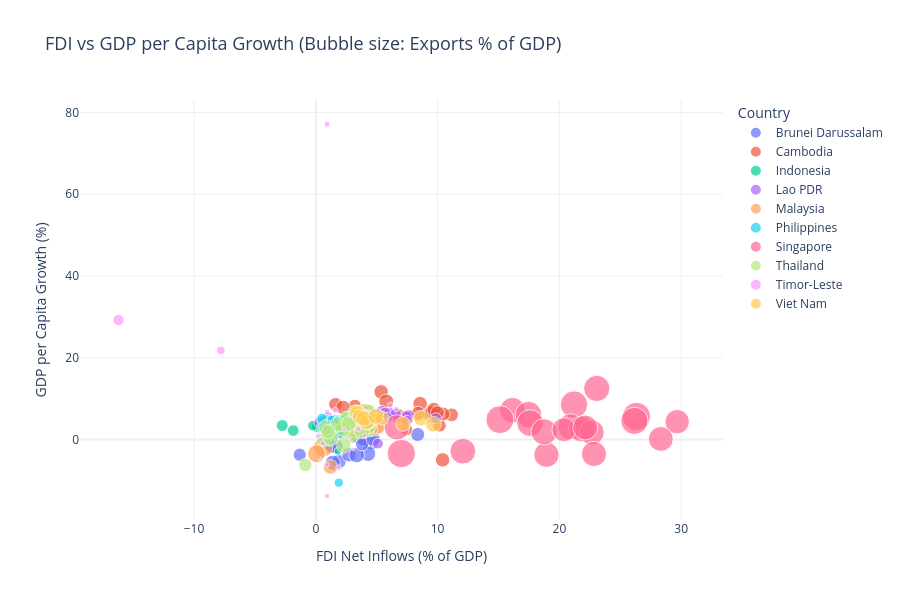
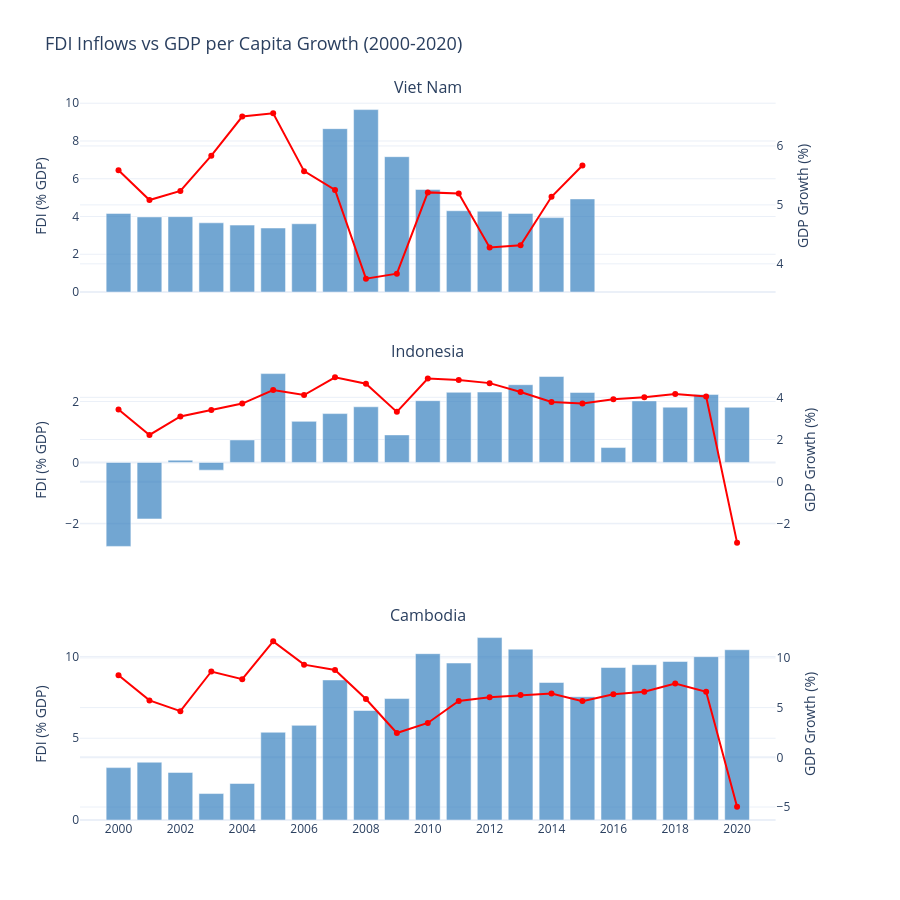

Write notebook code for charts like these, in order.
### Markdown cell above
- **Data field:**
  - `Foreign direct investment, net inflows (% of GDP)`: Represents the amount of foreign capital flowing into the country, a major driver of industrialization and infrastructure development.
  - `GDP per capita growth (annual %)`: Measures the annual economic expansion relative to the population, indicating periods of rapid growth or recession.
  - `Exports of goods and services (% of GDP)`: Reflects the integration of the economy into the global supply chain, often fueled by FDI.

- **Chart type:**
  - **Scatter plot (Bubble Chart)**: To visualize the correlation between FDI inflows and GDP per capita growth across all ASEAN countries. The bubble size represents the export-to-GDP ratio to reveal the triad relationship.
  - **Dual-axis subplots**: For representative countries (Vietnam, Indonesia, Cambodia) to observe the time-series trend of FDI (bar) alongside economic growth (line) on the same timeline.

- **Expected insight:** Industrializing countries might show periods where increased FDI corresponds with higher per capita growth. The effect of FDI might be clearer when accompanied by export expansion. The relationship is not perfectly linear, meaning there are periods of high FDI without correspondingly high growth.

### Code cell
# CHART 1: BUBBLE SCATTER PLOT

# Drop missing values to avoid Plotly errors on 'size'
df_scatter = df.dropna(subset=[
    'Foreign direct investment, net inflows (% of GDP)', 
    'GDP per capita growth (annual %)', 
    'Exports of goods and services (% of GDP)'
])

fig_scatter = px.scatter(
    df_scatter, 
    x="Foreign direct investment, net inflows (% of GDP)", 
    y="GDP per capita growth (annual %)", 
    color="Country Name",
    size="Exports of goods and services (% of GDP)",
    hover_name="Year",
    title="FDI vs GDP per Capita Growth (Bubble size: Exports % of GDP)",
    labels={
        "Foreign direct investment, net inflows (% of GDP)": "FDI Net Inflows (% of GDP)",
        "GDP per capita growth (annual %)": "GDP per Capita Growth (%)",
    },
    template="plotly_white"
)
fig_scatter.update_layout(height=600, title_font_size=18, legend_title="Country")
fig_scatter.show()


# CHART 2: DUAL-AXIS SUBPLOTS FOR VN, ID, KH
countries_to_plot = ["Viet Nam", "Indonesia", "Cambodia"]

# Create a 3-row subplot grid, each with a secondary Y-axis
fig_dual = make_subplots(
    rows=3, cols=1, 
    shared_xaxes=True, 
    vertical_spacing=0.1,
    subplot_titles=("Viet Nam", "Indonesia", "Cambodia"),
    specs=[[{"secondary_y": True}], [{"secondary_y": True}], [{"secondary_y": True}]]
)

for i, country in enumerate(countries_to_plot):
    row = i + 1
    df_country = df[df["Country Name"] == country].sort_values("Year")
    
    # Bar chart for FDI on the Primary Y-axis (Left)
    fig_dual.add_trace(
        go.Bar(
            x=df_country["Year"], 
            y=df_country["Foreign direct investment, net inflows (% of GDP)"],
            name=f"FDI (% GDP)",
            marker_color='rgba(55, 128, 191, 0.7)' # Blue-ish bars
        ),
        row=row, col=1, secondary_y=False
    )
    
    # Line chart for GDP Growth on the Secondary Y-axis (Right)
    fig_dual.add_trace(
        go.Scatter(
            x=df_country["Year"], 
            y=df_country["GDP per capita growth (annual %)"],
            name=f"GDP Growth (%)",
            mode='lines+markers',
            marker_color='red' # Red line
        ),
        row=row, col=1, secondary_y=True
    )

# Formatting the layout and axes
fig_dual.update_layout(
    height=900, 
    title_text="FDI Inflows vs GDP per Capita Growth (2000-2020)",
    title_font_size=18,
    showlegend=False, # Hide legend to keep the chart clean, colors are self-explanatory
    template="plotly_white"
)

# Update axis titles for all 3 rows
for i in range(1, 4):
    fig_dual.update_yaxes(title_text="FDI (% GDP)", row=i, col=1, secondary_y=False)
    fig_dual.update_yaxes(title_text="GDP Growth (%)", row=i, col=1, secondary_y=True)
    # Ensure the X-axis shows years properly without decimals (e.g., 2010.5)
    fig_dual.update_xaxes(dtick=2, row=i, col=1)

fig_dual.show()

### Figure 1 — Plotly figure (JSON) as saved in the notebook; plotly's stock layout.template omitted (floating-point values rounded to 4 significant figures)
{"data": [{"hovertemplate": "<b>%{hovertext}</b><br><br>Country Name=Brunei Darussalam<br>FDI Net Inflows (% of GDP)=%{x}<br>GDP per Capita Growth (%)=%{y}<br>Exports of goods and services (% of GDP)=%{marker.size}<extra></extra>", "hovertext": [2000.0, 2001.0, 2002.0, 2003.0, 2004.0, 2005.0, 2006.0, 2007.0, 2008.0, 2009.0, 2010.0, 2011.0, 2012.0, 2013.0, 2014.0, 2015.0, 2016.0, 2017.0, 2018.0, 2019.0, 2020.0], "legendgroup": "Brunei Darussalam", "marker": {"color": "#636efa", "size": [56.97, 57.93, 56.66, 58.42, 57.77, 58.57, 60.16, 56.96, 65.94, 59.7, 67.41, 69.51, 70.16, 68.04, 68.18, 52.21, 49.58, 49.57, 51.93, 57.95, 57.36], "sizemode": "area", "sizeref": 0.5725, "symbol": "circle"}, "mode": "markers", "name": "Brunei Darussalam", "orientation": "v", "showlegend": true, "type": "scatter", "x": [8.364, 0.9956, 3.627, 1.727, 1.313, 1.66, 0.6947, 1.918, 1.395, 2.733, 3.507, 3.731, 4.541, 4.287, 3.357, 1.325, -1.321, 3.858, 3.805, 2.771, 4.711], "xaxis": "x", "y": [1.252, -0.6406, 1.897, 1.63, -1.675, -1.677, 2.458, -5.375, -5.661, -3.725, 0.8087, 1.911, -0.6216, -3.468, -3.806, -1.681, -3.699, 0.1093, -1.099, 2.726, 0.06574], "yaxis": "y"}, {"hovertemplate": "<b>%{hovertext}</b><br><br>Country Name=Cambodia<br>FDI Net Inflows (% of GDP)=%{x}<br>GDP per Capita Growth (%)=%{y}<br>Exports of goods and services (% of GDP)=%{marker.size}<extra></extra>", "hovertext": [2000.0, 2001.0, 2002.0, 2003.0, 2004.0, 2005.0, 2006.0, 2007.0, 2008.0, 2009.0, 2010.0, 2011.0, 2012.0, 2013.0, 2014.0, 2015.0, 2016.0, 2017.0, 2018.0, 2019.0, 2020.0], "legendgroup": "Cambodia", "marker": {"color": "#EF553B", "size": [49.3, 51.18, 54.19, 54.23, 60.82, 61.04, 64.67, 61.14, 61.78, 46.21, 50.23, 49.92, 53.29, 56.62, 56.63, 55.98, 56.43, 56.3, 55.47, 55.45, 59.92], "sizemode": "area", "sizeref": 0.5725, "symbol": "circle"}, "mode": "markers", "name": "Cambodia", "orientation": "v", "showlegend": true, "type": "scatter", "x": [3.203, 3.533, 2.909, 1.617, 2.234, 5.366, 5.787, 8.563, 6.696, 7.425, 10.17, 9.598, 11.15, 10.44, 8.409, 7.54, 9.323, 9.498, 9.692, 9.985, 10.41], "xaxis": "x", "y": [8.258, 5.726, 4.639, 8.63, 7.856, 11.66, 9.318, 8.781, 5.857, 2.447, 3.454, 5.67, 6.048, 6.257, 6.411, 5.653, 6.343, 6.592, 7.432, 6.583, -4.964], "yaxis": "y"}, {"hovertemplate": "<b>%{hovertext}</b><br><br>Country Name=Indonesia<br>FDI Net Inflows (% of GDP)=%{x}<br>GDP per Capita Growth (%)=%{y}<br>Exports of goods and services (% of GDP)=%{marker.size}<extra></extra>", "hovertext": [2000.0, 2001.0, 2002.0, 2003.0, 2004.0, 2005.0, 2006.0, 2007.0, 2008.0, 2009.0, 2010.0, 2011.0, 2012.0, 2013.0, 2014.0, 2015.0, 2016.0, 2017.0, 2018.0, 2019.0, 2020.0], "legendgroup": "Indonesia", "marker": {"color": "#00cc96", "size": [40.98, 39.03, 32.69, 30.48, 32.22, 34.07, 31.03, 29.44, 29.81, 24.16, 24.3, 26.33, 24.59, 23.92, 23.67, 21.16, 19.09, 20.18, 21.0, 18.59, 17.33], "sizemode": "area", "sizeref": 0.5725, "symbol": "circle"}, "mode": "markers", "name": "Indonesia", "orientation": "v", "showlegend": true, "type": "scatter", "x": [-2.757, -1.856, 0.07415, -0.2543, 0.7382, 2.916, 1.348, 1.603, 1.826, 0.9039, 2.025, 2.303, 2.31, 2.551, 2.82, 2.298, 0.4874, 2.019, 1.814, 2.233, 1.811], "xaxis": "x", "y": [3.428, 2.215, 3.092, 3.402, 3.704, 4.344, 4.112, 4.95, 4.647, 3.312, 4.893, 4.823, 4.675, 4.256, 3.78, 3.706, 3.911, 4.001, 4.159, 4.041, -2.894], "yaxis": "y"}, {"hovertemplate": "<b>%{hovertext}</b><br><br>Country Name=Lao PDR<br>FDI Net Inflows (% of GDP)=%{x}<br>GDP per Capita Growth (%)=%{y}<br>Exports of goods and services (% of GDP)=%{marker.size}<extra></extra>", "hovertext": [2000.0, 2001.0, 2002.0, 2003.0, 2004.0, 2005.0, 2006.0, 2007.0, 2008.0, 2009.0, 2010.0, 2011.0, 2012.0, 2013.0, 2014.0, 2015.0, 2016.0, 2017.0, 2018.0, 2019.0, 2020.0], "legendgroup": "Lao PDR", "marker": {"color": "#ab63fa", "size": [30.66, 27.87, 28.75, 23.5, 24.91, 28.96, 38.16, 33.61, 33.15, 30.08, 35.38, 40.34, 37.88, 38.17, 40.75, 33.95, 33.21, 33.21, 33.21, 33.21, 33.21], "sizemode": "area", "sizeref": 0.5725, "symbol": "circle"}, "mode": "markers", "name": "Lao PDR", "orientation": "v", "showlegend": true, "type": "scatter", "x": [1.958, 1.352, 0.2532, 0.963, 0.7149, 1.013, 5.421, 7.661, 4.182, 5.459, 3.909, 3.437, 6.061, 5.686, 6.534, 7.471, 5.878, 9.878, 7.486, 4.031, 5.098], "xaxis": "x", "y": [4.037, 4.022, 4.231, 4.446, 4.818, 5.504, 6.913, 5.944, 6.199, 5.906, 6.941, 6.485, 6.495, 6.516, 6.138, 5.717, 5.363, 5.227, 4.61, 3.861, -0.9867], "yaxis": "y"}, {"hovertemplate": "<b>%{hovertext}</b><br><br>Country Name=Malaysia<br>FDI Net Inflows (% of GDP)=%{x}<br>GDP per Capita Growth (%)=%{y}<br>Exports of goods and services (% of GDP)=%{marker.size}<extra></extra>", "hovertext": [2000.0, 2001.0, 2002.0, 2003.0, 2004.0, 2005.0, 2006.0, 2007.0, 2008.0, 2009.0, 2010.0, 2011.0, 2012.0, 2013.0, 2014.0, 2015.0, 2016.0, 2017.0, 2018.0, 2019.0, 2020.0], "legendgroup": "Malaysia", "marker": {"color": "#FFA15A", "size": [119.8, 110.4, 108.3, 106.9, 115.4, 112.9, 112.2, 106.2, 99.5, 91.42, 86.93, 85.26, 79.3, 75.63, 73.79, 69.45, 66.78, 70.01, 68.55, 65.28, 61.58], "sizemode": "area", "sizeref": 0.5725, "symbol": "circle"}, "mode": "markers", "name": "Malaysia", "orientation": "v", "showlegend": true, "type": "scatter", "x": [4.038, 0.597, 3.166, 2.921, 3.508, 2.734, 4.727, 4.687, 3.281, 0.05669, 4.269, 5.074, 2.829, 3.494, 3.141, 3.271, 4.471, 2.936, 2.315, 2.507, 1.203], "xaxis": "x", "y": [6.336, -1.869, 2.873, 3.315, 4.343, 2.97, 3.259, 4.013, 2.658, -3.456, 5.434, 3.466, 3.693, 2.919, 4.204, 3.286, 2.62, 3.962, 3.074, 2.76, -6.709], "yaxis": "y"}, {"hovertemplate": "<b>%{hovertext}</b><br><br>Country Name=Philippines<br>FDI Net Inflows (% of GDP)=%{x}<br>GDP per Capita Growth (%)=%{y}<br>Exports of goods and services (% of GDP)=%{marker.size}<extra></extra>", "hovertext": [2000.0, 2001.0, 2002.0, 2003.0, 2004.0, 2005.0, 2006.0, 2007.0, 2008.0, 2009.0, 2010.0, 2011.0, 2012.0, 2013.0, 2014.0, 2015.0, 2016.0, 2017.0, 2018.0, 2019.0, 2020.0], "legendgroup": "Philippines", "marker": {"color": "#19d3f3", "size": [43.34, 41.16, 40.01, 42.31, 41.83, 41.23, 41.25, 38.01, 33.36, 30.22, 32.87, 29.11, 27.47, 26.18, 27.35, 27.21, 26.67, 29.55, 30.21, 28.38, 25.2], "sizemode": "area", "sizeref": 0.5725, "symbol": "circle"}, "mode": "markers", "name": "Philippines", "orientation": "v", "showlegend": true, "type": "scatter", "x": [1.777, 0.963, 2.098, 0.5653, 0.6231, 1.549, 2.121, 1.871, 0.7378, 1.173, 0.5137, 0.857, 1.228, 1.316, 1.929, 1.84, 2.599, 3.122, 2.868, 2.301, 1.886], "xaxis": "x", "y": [1.928, 0.8008, 1.634, 3.024, 4.518, 3.009, 3.56, 4.688, 2.517, -0.363, 5.159, 1.838, 4.841, 4.763, 4.615, 4.787, 5.721, 5.562, 5.034, 4.836, -10.55], "yaxis": "y"}, {"hovertemplate": "<b>%{hovertext}</b><br><br>Country Name=Singapore<br>FDI Net Inflows (% of GDP)=%{x}<br>GDP per Capita Growth (%)=%{y}<br>Exports of goods and services (% of GDP)=%{marker.size}<extra></extra>", "hovertext": [2000.0, 2001.0, 2002.0, 2003.0, 2004.0, 2005.0, 2006.0, 2007.0, 2008.0, 2009.0, 2010.0, 2011.0, 2012.0, 2013.0, 2014.0, 2015.0, 2016.0, 2017.0, 2018.0, 2019.0, 2020.0], "legendgroup": "Singapore", "marker": {"color": "#FF6692", "size": [188.4, 182.9, 184.1, 202.6, 214.0, 225.2, 228.0, 212.8, 229.0, 190.8, 198.0, 203.3, 196.7, 195.1, 192.0, 178.4, 164.6, 171.7, 178.2, 176.9, 181.8], "sizemode": "area", "sizeref": 0.5725, "symbol": "circle"}, "mode": "markers", "name": "Singapore", "orientation": "v", "showlegend": true, "type": "scatter", "x": [16.15, 18.94, 6.654, 17.46, 21.2, 15.11, 26.33, 26.16, 7.023, 12.07, 23.07, 17.6, 18.74, 20.93, 21.82, 22.65, 20.38, 29.67, 22.12, 28.33, 22.84], "xaxis": "x", "y": [7.166, -3.704, 2.979, 6.101, 8.572, 4.872, 5.648, 4.573, -3.415, -2.847, 12.51, 4.023, 1.904, 3.134, 2.595, 1.762, 2.41, 4.384, 2.967, 0.1554, -3.514], "yaxis": "y"}, {"hovertemplate": "<b>%{hovertext}</b><br><br>Country Name=Thailand<br>FDI Net Inflows (% of GDP)=%{x}<br>GDP per Capita Growth (%)=%{y}<br>Exports of goods and services (% of GDP)=%{marker.size}<extra></extra>", "hovertext": [2000.0, 2001.0, 2002.0, 2003.0, 2004.0, 2005.0, 2006.0, 2007.0, 2008.0, 2009.0, 2010.0, 2011.0, 2012.0, 2013.0, 2014.0, 2015.0, 2016.0, 2017.0, 2018.0, 2019.0, 2020.0], "legendgroup": "Thailand", "marker": {"color": "#B6E880", "size": [64.84, 63.25, 60.65, 61.52, 65.97, 68.4, 68.68, 68.87, 71.42, 64.44, 66.49, 70.85, 68.95, 67.17, 68.39, 67.64, 67.07, 66.67, 64.84, 59.52, 51.49], "sizemode": "area", "sizeref": 0.5725, "symbol": "circle"}, "mode": "markers", "name": "Thailand", "orientation": "v", "showlegend": true, "type": "scatter", "x": [2.663, 4.212, 2.488, 3.436, 3.389, 4.34, 4.021, 3.284, 2.938, 2.276, 4.323, 0.6671, 3.245, 3.791, 1.221, 2.225, 0.8434, 1.816, 2.713, 1.017, -0.858], "xaxis": "x", "y": [3.28, 2.399, 5.133, 6.195, 5.341, 3.295, 4.1, 4.595, 0.9473, -1.421, 6.795, 0.215, 6.58, 2.086, 0.4505, 2.66, 2.969, 3.738, 3.908, 1.906, -6.206], "yaxis": "y"}, {"hovertemplate": "<b>%{hovertext}</b><br><br>Country Name=Timor-Leste<br>FDI Net Inflows (% of GDP)=%{x}<br>GDP per Capita Growth (%)=%{y}<br>Exports of goods and services (% of GDP)=%{marker.size}<extra></extra>", "hovertext": [2000.0, 2001.0, 2002.0, 2003.0, 2004.0, 2005.0, 2006.0, 2007.0, 2008.0, 2009.0, 2010.0, 2011.0, 2012.0, 2013.0, 2014.0, 2015.0, 2016.0, 2017.0, 2018.0, 2019.0, 2020.0], "legendgroup": "Timor-Leste", "marker": {"color": "#FF97FF", "size": [10.62, 8.972, 7.804, 6.866, 7.474, 7.136, 9.229, 9.997, 9.346, 9.166, 8.565, 6.406, 7.123, 5.585, 4.572, 3.05, 3.156, 2.409, 2.932, 21.21, 36.67], "sizemode": "area", "sizeref": 0.5725, "symbol": "circle"}, "mode": "markers", "name": "Timor-Leste", "orientation": "v", "showlegend": true, "type": "scatter", "x": [0.9214, 0.9214, 0.9214, 0.9214, 0.5589, 0.1964, 1.868, 1.602, 6.121, 6.597, 3.439, 4.706, 3.48, 4.002, 2.342, 2.704, 0.334, 0.4238, 3.08, -7.794, -16.21], "xaxis": "x", "y": [77.09, 6.727, -13.8, -6.206, -0.918, 0.8955, -6.893, 7.161, 8.423, 7.405, 6.721, 3.522, 2.58, 0.9857, 2.421, 0.5048, 1.066, -4.992, -2.359, 21.83, 29.23], "yaxis": "y"}, {"hovertemplate": "<b>%{hovertext}</b><br><br>Country Name=Viet Nam<br>FDI Net Inflows (% of GDP)=%{x}<br>GDP per Capita Growth (%)=%{y}<br>Exports of goods and services (% of GDP)=%{marker.size}<extra></extra>", "hovertext": [2000.0, 2001.0, 2002.0, 2003.0, 2004.0, 2005.0, 2006.0, 2007.0, 2008.0, 2009.0, 2010.0, 2011.0, 2012.0, 2013.0, 2014.0, 2015.0], "legendgroup": "Viet Nam", "marker": {"color": "#FECB52", "size": [53.92, 55.06, 54.74, 56.67, 59.73, 63.7, 67.72, 70.52, 70.34, 62.61, 54.18, 61.18, 63.47, 66.8, 69.6, 72.92], "sizemode": "area", "sizeref": 0.5725, "symbol": "circle"}, "mode": "markers", "name": "Viet Nam", "orientation": "v", "showlegend": true, "type": "scatter", "x": [4.164, 3.977, 3.993, 3.666, 3.544, 3.39, 3.616, 8.655, 9.663, 7.169, 5.435, 4.305, 4.278, 4.165, 3.941, 4.932], "xaxis": "x", "y": [5.588, 5.082, 5.237, 5.836, 6.499, 6.553, 5.572, 5.252, 3.748, 3.832, 5.212, 5.194, 4.276, 4.315, 5.138, 5.669], "yaxis": "y"}], "layout": {"height": 600, "legend": {"itemsizing": "constant", "title": {"text": "Country"}, "tracegroupgap": 0}, "title": {"font": {"size": 18}, "text": "FDI vs GDP per Capita Growth (Bubble size: Exports % of GDP)"}, "xaxis": {"anchor": "y", "domain": [0, 1], "title": {"text": "FDI Net Inflows (% of GDP)"}}, "yaxis": {"anchor": "x", "domain": [0, 1], "title": {"text": "GDP per Capita Growth (%)"}}}}

### Figure 2 — Plotly figure (JSON) as saved in the notebook; plotly's stock layout.template omitted (floating-point values rounded to 4 significant figures)
{"data": [{"marker": {"color": "rgba(55, 128, 191, 0.7)"}, "name": "FDI (% GDP)", "type": "bar", "x": [2000, 2001, 2002, 2003, 2004, 2005, 2006, 2007, 2008, 2009, 2010, 2011, 2012, 2013, 2014, 2015], "xaxis": "x", "y": [4.164, 3.977, 3.993, 3.666, 3.544, 3.39, 3.616, 8.655, 9.663, 7.169, 5.435, 4.305, 4.278, 4.165, 3.941, 4.932], "yaxis": "y"}, {"marker": {"color": "red"}, "mode": "lines+markers", "name": "GDP Growth (%)", "type": "scatter", "x": [2000, 2001, 2002, 2003, 2004, 2005, 2006, 2007, 2008, 2009, 2010, 2011, 2012, 2013, 2014, 2015], "xaxis": "x", "y": [5.588, 5.082, 5.237, 5.836, 6.499, 6.553, 5.572, 5.252, 3.748, 3.832, 5.212, 5.194, 4.276, 4.315, 5.138, 5.669], "yaxis": "y2"}, {"marker": {"color": "rgba(55, 128, 191, 0.7)"}, "name": "FDI (% GDP)", "type": "bar", "x": [2000, 2001, 2002, 2003, 2004, 2005, 2006, 2007, 2008, 2009, 2010, 2011, 2012, 2013, 2014, 2015, 2016, 2017, 2018, 2019, 2020], "xaxis": "x2", "y": [-2.757, -1.856, 0.07415, -0.2543, 0.7382, 2.916, 1.348, 1.603, 1.826, 0.9039, 2.025, 2.303, 2.31, 2.551, 2.82, 2.298, 0.4874, 2.019, 1.814, 2.233, 1.811], "yaxis": "y3"}, {"marker": {"color": "red"}, "mode": "lines+markers", "name": "GDP Growth (%)", "type": "scatter", "x": [2000, 2001, 2002, 2003, 2004, 2005, 2006, 2007, 2008, 2009, 2010, 2011, 2012, 2013, 2014, 2015, 2016, 2017, 2018, 2019, 2020], "xaxis": "x2", "y": [3.428, 2.215, 3.092, 3.402, 3.704, 4.344, 4.112, 4.95, 4.647, 3.312, 4.893, 4.823, 4.675, 4.256, 3.78, 3.706, 3.911, 4.001, 4.159, 4.041, -2.894], "yaxis": "y4"}, {"marker": {"color": "rgba(55, 128, 191, 0.7)"}, "name": "FDI (% GDP)", "type": "bar", "x": [2000, 2001, 2002, 2003, 2004, 2005, 2006, 2007, 2008, 2009, 2010, 2011, 2012, 2013, 2014, 2015, 2016, 2017, 2018, 2019, 2020], "xaxis": "x3", "y": [3.203, 3.533, 2.909, 1.617, 2.234, 5.366, 5.787, 8.563, 6.696, 7.425, 10.17, 9.598, 11.15, 10.44, 8.409, 7.54, 9.323, 9.498, 9.692, 9.985, 10.41], "yaxis": "y5"}, {"marker": {"color": "red"}, "mode": "lines+markers", "name": "GDP Growth (%)", "type": "scatter", "x": [2000, 2001, 2002, 2003, 2004, 2005, 2006, 2007, 2008, 2009, 2010, 2011, 2012, 2013, 2014, 2015, 2016, 2017, 2018, 2019, 2020], "xaxis": "x3", "y": [8.258, 5.726, 4.639, 8.63, 7.856, 11.66, 9.318, 8.781, 5.857, 2.447, 3.454, 5.67, 6.048, 6.257, 6.411, 5.653, 6.343, 6.592, 7.432, 6.583, -4.964], "yaxis": "y6"}], "layout": {"annotations": [{"font": {"size": 16}, "showarrow": false, "text": "Viet Nam", "x": 0.47, "xanchor": "center", "xref": "paper", "y": 1, "yanchor": "bottom", "yref": "paper"}, {"font": {"size": 16}, "showarrow": false, "text": "Indonesia", "x": 0.47, "xanchor": "center", "xref": "paper", "y": 0.6333, "yanchor": "bottom", "yref": "paper"}, {"font": {"size": 16}, "showarrow": false, "text": "Cambodia", "x": 0.47, "xanchor": "center", "xref": "paper", "y": 0.2667, "yanchor": "bottom", "yref": "paper"}], "height": 900, "showlegend": false, "title": {"font": {"size": 18}, "text": "FDI Inflows vs GDP per Capita Growth (2000-2020)"}, "xaxis": {"anchor": "y", "domain": [0, 0.94], "dtick": 2, "matches": "x3", "showticklabels": false}, "xaxis2": {"anchor": "y3", "domain": [0, 0.94], "dtick": 2, "matches": "x3", "showticklabels": false}, "xaxis3": {"anchor": "y5", "domain": [0, 0.94], "dtick": 2}, "yaxis": {"anchor": "x", "domain": [0.7333, 1], "title": {"text": "FDI (% GDP)"}}, "yaxis2": {"anchor": "x", "overlaying": "y", "side": "right", "title": {"text": "GDP Growth (%)"}}, "yaxis3": {"anchor": "x2", "domain": [0.3667, 0.6333], "title": {"text": "FDI (% GDP)"}}, "yaxis4": {"anchor": "x2", "overlaying": "y3", "side": "right", "title": {"text": "GDP Growth (%)"}}, "yaxis5": {"anchor": "x3", "domain": [0, 0.2667], "title": {"text": "FDI (% GDP)"}}, "yaxis6": {"anchor": "x3", "overlaying": "y5", "side": "right", "title": {"text": "GDP Growth (%)"}}}}
